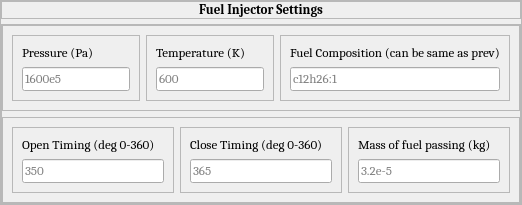
            <widget class="QFrame" name="fuelinjectorsettingsframe">
             <property name="frameShape">
              <enum>QFrame::StyledPanel</enum>
             </property>
             <property name="frameShadow">
              <enum>QFrame::Raised</enum>
             </property>
             <layout class="QVBoxLayout" name="verticalLayout_21">
              <property name="spacing">
               <number>5</number>
              </property>
              <property name="leftMargin">
               <number>0</number>
              </property>
              <property name="topMargin">
               <number>0</number>
              </property>
              <property name="rightMargin">
               <number>0</number>
              </property>
              <property name="bottomMargin">
               <number>0</number>
              </property>
              <item>
               <widget class="QFrame" name="frame_28">
                <property name="frameShape">
                 <enum>QFrame::StyledPanel</enum>
                </property>
                <property name="frameShadow">
                 <enum>QFrame::Raised</enum>
                </property>
                <layout class="QGridLayout" name="gridLayout">
                 <property name="leftMargin">
                  <number>0</number>
                 </property>
                 <property name="topMargin">
                  <number>0</number>
                 </property>
                 <property name="rightMargin">
                  <number>0</number>
                 </property>
                 <property name="bottomMargin">
                  <number>0</number>
                 </property>
                 <property name="horizontalSpacing">
                  <number>0</number>
                 </property>
                 <item row="0" column="0">
                  <widget class="QLabel" name="label_18">
                   <property name="font">
                    <font>
                     <family>Cambria</family>
                     <pointsize>10</pointsize>
                     <weight>75</weight>
                     <bold>true</bold>
                    </font>
                   </property>
                   <property name="text">
                    <string>Fuel Injector Settings</string>
                   </property>
                   <property name="alignment">
                    <set>Qt::AlignCenter</set>
                   </property>
                  </widget>
                 </item>
                </layout>
               </widget>
              </item>
              <item>
               <widget class="QFrame" name="injectorprops">
                <property name="frameShape">
                 <enum>QFrame::StyledPanel</enum>
                </property>
                <property name="frameShadow">
                 <enum>QFrame::Raised</enum>
                </property>
                <layout class="QVBoxLayout" name="verticalLayout_20">
                 <property name="leftMargin">
                  <number>0</number>
                 </property>
                 <property name="topMargin">
                  <number>0</number>
                 </property>
                 <property name="rightMargin">
                  <number>0</number>
                 </property>
                 <property name="bottomMargin">
                  <number>0</number>
                 </property>
                 <item>
                  <widget class="QFrame" name="topinjectorprops">
                   <property name="frameShape">
                    <enum>QFrame::StyledPanel</enum>
                   </property>
                   <property name="frameShadow">
                    <enum>QFrame::Raised</enum>
                   </property>
                   <layout class="QHBoxLayout" name="horizontalLayout">
                    <item>
                     <widget class="QFrame" name="injectorpressureframe">
                      <property name="frameShape">
                       <enum>QFrame::StyledPanel</enum>
                      </property>
                      <property name="frameShadow">
                       <enum>QFrame::Raised</enum>
                      </property>
                      <layout class="QVBoxLayout" name="verticalLayout_14">
                       <item>
                        <widget class="QLabel" name="injectorpressurelabel">
                         <property name="font">
                          <font>
                           <family>Cambria</family>
                           <pointsize>10</pointsize>
                          </font>
                         </property>
                         <property name="text">
                          <string>Pressure (Pa)</string>
                         </property>
                        </widget>
                       </item>
                       <item>
                        <widget class="QLineEdit" name="injectorpressureedit">
                         <property name="font">
                          <font>
                           <family>Cambria</family>
                           <pointsize>10</pointsize>
                          </font>
                         </property>
                         <property name="placeholderText">
                          <string>1600e5</string>
                         </property>
                        </widget>
                       </item>
                      </layout>
                     </widget>
                    </item>
                    <item>
                     <widget class="QFrame" name="injectortempframe">
                      <property name="frameShape">
                       <enum>QFrame::StyledPanel</enum>
                      </property>
                      <property name="frameShadow">
                       <enum>QFrame::Raised</enum>
                      </property>
                      <layout class="QVBoxLayout" name="verticalLayout_15">
                       <item>
                        <widget class="QLabel" name="injectortemplabel">
                         <property name="font">
                          <font>
                           <family>Cambria</family>
                           <pointsize>10</pointsize>
                          </font>
                         </property>
                         <property name="text">
                          <string>Temperature (K)</string>
                         </property>
                        </widget>
                       </item>
                       <item>
                        <widget class="QLineEdit" name="injectortempedit">
                         <property name="font">
                          <font>
                           <family>Cambria</family>
                           <pointsize>10</pointsize>
                          </font>
                         </property>
                         <property name="placeholderText">
                          <string>600</string>
                         </property>
                        </widget>
                       </item>
                      </layout>
                     </widget>
                    </item>
                    <item>
                     <widget class="QFrame" name="injectorfuelcompframe">
                      <property name="frameShape">
                       <enum>QFrame::StyledPanel</enum>
                      </property>
                      <property name="frameShadow">
                       <enum>QFrame::Raised</enum>
                      </property>
                      <layout class="QVBoxLayout" name="verticalLayout_16">
                       <item>
                        <widget class="QLabel" name="injectorfuelcomplabel">
                         <property name="font">
                          <font>
                           <family>Cambria</family>
                           <pointsize>10</pointsize>
                          </font>
                         </property>
                         <property name="text">
                          <string>Fuel Composition (can be same as prev)</string>
                         </property>
                        </widget>
                       </item>
                       <item>
                        <widget class="QLineEdit" name="injectorfuelcompedit">
                         <property name="font">
                          <font>
                           <family>Cambria</family>
                           <pointsize>10</pointsize>
                          </font>
                         </property>
                         <property name="placeholderText">
                          <string>c12h26:1</string>
                         </property>
                        </widget>
                       </item>
                      </layout>
                     </widget>
                    </item>
                   </layout>
                  </widget>
                 </item>
                 <item>
                  <widget class="QFrame" name="buttominjectorprops">
                   <property name="frameShape">
                    <enum>QFrame::StyledPanel</enum>
                   </property>
                   <property name="frameShadow">
                    <enum>QFrame::Raised</enum>
                   </property>
                   <layout class="QHBoxLayout" name="horizontalLayout_2">
                    <item>
                     <widget class="QFrame" name="opentiming">
                      <property name="frameShape">
                       <enum>QFrame::StyledPanel</enum>
                      </property>
                      <property name="frameShadow">
                       <enum>QFrame::Raised</enum>
                      </property>
                      <layout class="QVBoxLayout" name="verticalLayout_17">
                       <item>
                        <widget class="QLabel" name="opentiminglabel">
                         <property name="font">
                          <font>
                           <family>Cambria</family>
                           <pointsize>10</pointsize>
                          </font>
                         </property>
                         <property name="text">
                          <string>Open Timing (deg 0-360)</string>
                         </property>
                        </widget>
                       </item>
                       <item>
                        <widget class="QLineEdit" name="opetimingedit">
                         <property name="font">
                          <font>
                           <family>Cambria</family>
                           <pointsize>10</pointsize>
                          </font>
                         </property>
                         <property name="placeholderText">
                          <string>350</string>
                         </property>
                        </widget>
                       </item>
                      </layout>
                     </widget>
                    </item>
                    <item>
                     <widget class="QFrame" name="closetiming">
                      <property name="frameShape">
                       <enum>QFrame::StyledPanel</enum>
                      </property>
                      <property name="frameShadow">
                       <enum>QFrame::Raised</enum>
                      </property>
                      <layout class="QVBoxLayout" name="verticalLayout_18">
                       <item>
                        <widget class="QLabel" name="closetiminglabel">
                         <property name="font">
                          <font>
                           <family>Cambria</family>
                           <pointsize>10</pointsize>
                          </font>
                         </property>
                         <property name="text">
                          <string>Close Timing (deg 0-360)</string>
                         </property>
                        </widget>
                       </item>
                       <item>
                        <widget class="QLineEdit" name="closetimingedit">
                         <property name="font">
                          <font>
                           <family>Cambria</family>
                           <pointsize>10</pointsize>
                          </font>
                         </property>
                         <property name="placeholderText">
                          <string>365</string>
                         </property>
                        </widget>
                       </item>
                      </layout>
                     </widget>
                    </item>
                    <item>
                     <widget class="QFrame" name="fuelmass">
                      <property name="frameShape">
                       <enum>QFrame::StyledPanel</enum>
                      </property>
                      <property name="frameShadow">
                       <enum>QFrame::Raised</enum>
                      </property>
                      <layout class="QVBoxLayout" name="verticalLayout_19">
                       <item>
                        <widget class="QLabel" name="fuelmasslabel">
                         <property name="font">
                          <font>
                           <family>Cambria</family>
                           <pointsize>10</pointsize>
                          </font>
                         </property>
                         <property name="text">
                          <string>Mass of fuel passing (kg)</string>
                         </property>
                        </widget>
                       </item>
                       <item>
                        <widget class="QLineEdit" name="fuelmassedit">
                         <property name="font">
                          <font>
                           <family>Cambria</family>
                           <pointsize>10</pointsize>
                          </font>
                         </property>
                         <property name="placeholderText">
                          <string>3.2e-5</string>
                         </property>
                        </widget>
                       </item>
                      </layout>
                     </widget>
                    </item>
                   </layout>
                  </widget>
                 </item>
                </layout>
               </widget>
              </item>
             </layout>
            </widget>
